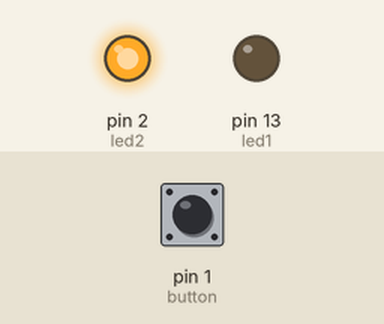
A sketch run on a simulated Arduino Uno, built with avr-gcc and run on an emulated ATmega328P. Shown: output pins drawn as LEDs (lit = HIGH). The test bench sets the inputs (shaded band); at power-on: pin 1 (button) LOW.

Above: at 1.2 s.
1.3 s: pin 1 (button) pulled HIGH for 0.15 s
At 1.37 s:
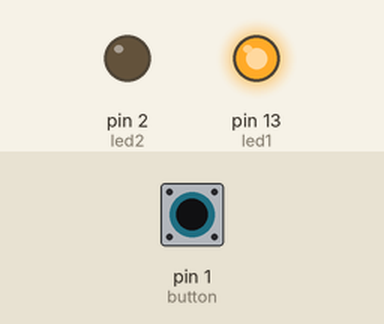
2.9 s: pin 1 (button) pulled HIGH for 3.2 s
At 7.5 s:
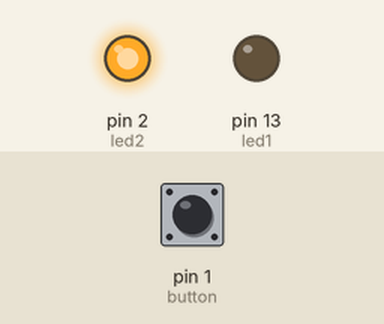
Timing chart, 0 to 9.0 s (numbered marks = the images above; inputs shaded):
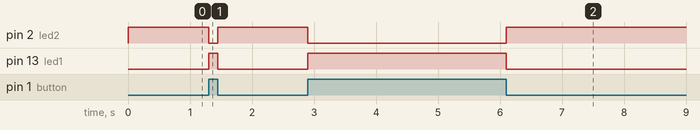

Measured:
- after the input at 1.3 s, pin 2 (led2): HIGH → LOW at once, → HIGH 0.15 s later; pin 13 (led1): LOW → HIGH at once, → LOW 0.15 s later
- after the input at 2.9 s, pin 2 (led2): HIGH → LOW at once, → HIGH 3.2 s later; pin 13 (led1): LOW → HIGH at once, → LOW 3.2 s later

The sketch:

ShoweLed.ino
```cpp
int button = 1;
int led1 = 13;
int led2 = 2;
void setup() {
 pinMode (button, INPUT);
 pinMode (led1, OUTPUT);
 pinMode(led2,OUTPUT);
}

void loop() {

  bool value = digitalRead(button);

  if(value==HIGH){
    digitalWrite(led2, LOW);
    digitalWrite(led1, HIGH);

  }
  if(value==LOW){
    digitalWrite(led1, LOW);
    digitalWrite(led2, HIGH);


  }


}
```
